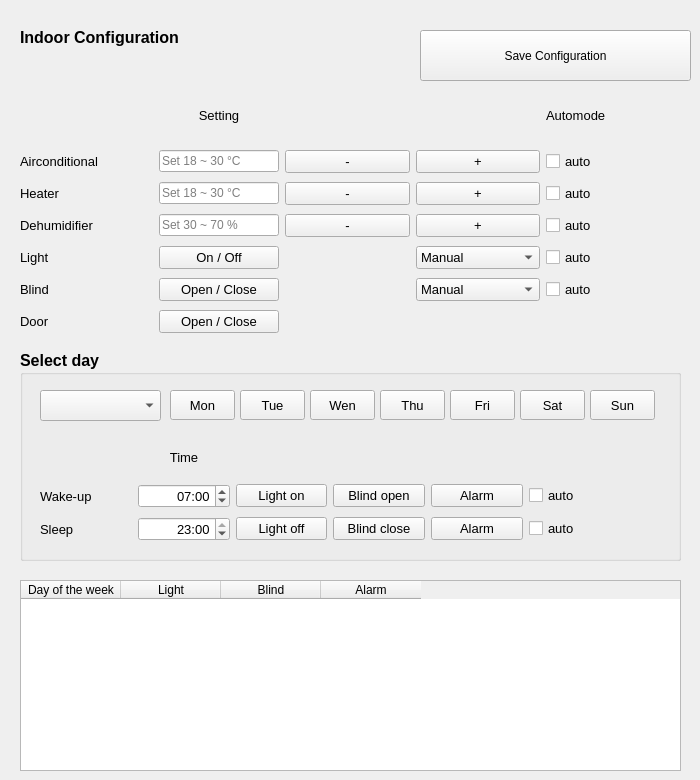
    <widget class="QWidget" name="tab_4">
     <attribute name="title">
      <string>Indoor Config</string>
     </attribute>
     <widget class="QPushButton" name="IndoorBtn_Saveconfig">
      <property name="geometry">
       <rect>
        <x>420</x>
        <y>30</y>
        <width>271</width>
        <height>51</height>
       </rect>
      </property>
      <property name="text">
       <string>Save Configuration</string>
      </property>
     </widget>
     <widget class="QGroupBox" name="groupBox_2">
      <property name="geometry">
       <rect>
        <x>20</x>
        <y>350</y>
        <width>661</width>
        <height>211</height>
       </rect>
      </property>
      <property name="font">
       <font>
        <pointsize>12</pointsize>
        <weight>75</weight>
        <bold>true</bold>
       </font>
      </property>
      <property name="title">
       <string>Select day</string>
      </property>
      <widget class="QComboBox" name="IndoorCombo_Select">
       <property name="geometry">
        <rect>
         <x>20</x>
         <y>40</y>
         <width>121</width>
         <height>31</height>
        </rect>
       </property>
       <property name="font">
        <font>
         <pointsize>10</pointsize>
         <weight>50</weight>
         <bold>false</bold>
        </font>
       </property>
       <item>
        <property name="text">
         <string/>
        </property>
       </item>
       <item>
        <property name="text">
         <string>Weekday</string>
        </property>
       </item>
       <item>
        <property name="text">
         <string>Weekend</string>
        </property>
       </item>
      </widget>
      <widget class="QPushButton" name="IndoorBtn_Mon">
       <property name="geometry">
        <rect>
         <x>150</x>
         <y>40</y>
         <width>65</width>
         <height>30</height>
        </rect>
       </property>
       <property name="font">
        <font>
         <pointsize>10</pointsize>
         <weight>50</weight>
         <bold>false</bold>
        </font>
       </property>
       <property name="text">
        <string>Mon</string>
       </property>
      </widget>
      <widget class="QPushButton" name="IndoorBtn_Tue">
       <property name="geometry">
        <rect>
         <x>220</x>
         <y>40</y>
         <width>65</width>
         <height>30</height>
        </rect>
       </property>
       <property name="font">
        <font>
         <pointsize>10</pointsize>
         <weight>50</weight>
         <bold>false</bold>
        </font>
       </property>
       <property name="text">
        <string>Tue</string>
       </property>
      </widget>
      <widget class="QPushButton" name="IndoorBtn_Wen">
       <property name="geometry">
        <rect>
         <x>290</x>
         <y>40</y>
         <width>65</width>
         <height>30</height>
        </rect>
       </property>
       <property name="font">
        <font>
         <pointsize>10</pointsize>
         <weight>50</weight>
         <bold>false</bold>
        </font>
       </property>
       <property name="text">
        <string>Wen</string>
       </property>
      </widget>
      <widget class="QPushButton" name="IndoorBtn_Sat">
       <property name="geometry">
        <rect>
         <x>500</x>
         <y>40</y>
         <width>65</width>
         <height>30</height>
        </rect>
       </property>
       <property name="font">
        <font>
         <pointsize>10</pointsize>
         <weight>50</weight>
         <bold>false</bold>
        </font>
       </property>
       <property name="text">
        <string>Sat</string>
       </property>
      </widget>
      <widget class="QPushButton" name="IndoorBtn_Fri">
       <property name="geometry">
        <rect>
         <x>430</x>
         <y>40</y>
         <width>65</width>
         <height>30</height>
        </rect>
       </property>
       <property name="font">
        <font>
         <pointsize>10</pointsize>
         <weight>50</weight>
         <bold>false</bold>
        </font>
       </property>
       <property name="text">
        <string>Fri</string>
       </property>
      </widget>
      <widget class="QPushButton" name="IndoorBtn_Thu">
       <property name="geometry">
        <rect>
         <x>360</x>
         <y>40</y>
         <width>65</width>
         <height>30</height>
        </rect>
       </property>
       <property name="font">
        <font>
         <pointsize>10</pointsize>
         <weight>50</weight>
         <bold>false</bold>
        </font>
       </property>
       <property name="text">
        <string>Thu</string>
       </property>
      </widget>
      <widget class="QPushButton" name="IndoorBtn_Sun">
       <property name="geometry">
        <rect>
         <x>570</x>
         <y>40</y>
         <width>65</width>
         <height>30</height>
        </rect>
       </property>
       <property name="font">
        <font>
         <pointsize>10</pointsize>
         <weight>50</weight>
         <bold>false</bold>
        </font>
       </property>
       <property name="text">
        <string>Sun</string>
       </property>
      </widget>
      <widget class="QWidget" name="layoutWidget_2">
       <property name="geometry">
        <rect>
         <x>20</x>
         <y>90</y>
         <width>581</width>
         <height>101</height>
        </rect>
       </property>
       <property name="font">
        <font>
         <pointsize>10</pointsize>
         <weight>75</weight>
         <bold>true</bold>
        </font>
       </property>
       <layout class="QGridLayout" name="gridLayout_5">
        <property name="verticalSpacing">
         <number>9</number>
        </property>
        <item row="3" column="3">
         <widget class="QPushButton" name="IndoorBtn_Wakeup_Light">
          <property name="font">
           <font>
            <pointsize>10</pointsize>
            <weight>50</weight>
            <bold>false</bold>
           </font>
          </property>
          <property name="text">
           <string>Light on</string>
          </property>
         </widget>
        </item>
        <item row="4" column="1">
         <widget class="QTimeEdit" name="IndoorTime_Sleep">
          <property name="font">
           <font>
            <pointsize>10</pointsize>
            <weight>50</weight>
            <bold>false</bold>
           </font>
          </property>
          <property name="alignment">
           <set>Qt::AlignRight|Qt::AlignTrailing|Qt::AlignVCenter</set>
          </property>
          <property name="displayFormat">
           <string>hh:mm</string>
          </property>
          <property name="time">
           <time>
            <hour>23</hour>
            <minute>0</minute>
            <second>0</second>
           </time>
          </property>
         </widget>
        </item>
        <item row="4" column="5">
         <widget class="QPushButton" name="IndoorBtn_Sleep_Alarm">
          <property name="font">
           <font>
            <pointsize>10</pointsize>
            <weight>50</weight>
            <bold>false</bold>
           </font>
          </property>
          <property name="text">
           <string>Alarm</string>
          </property>
         </widget>
        </item>
        <item row="3" column="0">
         <widget class="QLabel" name="label_27">
          <property name="font">
           <font>
            <pointsize>10</pointsize>
            <weight>50</weight>
            <bold>false</bold>
           </font>
          </property>
          <property name="text">
           <string>Wake-up</string>
          </property>
         </widget>
        </item>
        <item row="2" column="1">
         <widget class="QLabel" name="label_39">
          <property name="font">
           <font>
            <pointsize>10</pointsize>
            <weight>50</weight>
            <bold>false</bold>
           </font>
          </property>
          <property name="text">
           <string>Time</string>
          </property>
          <property name="alignment">
           <set>Qt::AlignCenter</set>
          </property>
         </widget>
        </item>
        <item row="3" column="1">
         <widget class="QTimeEdit" name="IndoorTime_Wakeup_2">
          <property name="font">
           <font>
            <pointsize>10</pointsize>
            <weight>50</weight>
            <bold>false</bold>
           </font>
          </property>
          <property name="alignment">
           <set>Qt::AlignRight|Qt::AlignTrailing|Qt::AlignVCenter</set>
          </property>
          <property name="minimumDate">
           <date>
            <year>2001</year>
            <month>1</month>
            <day>1</day>
           </date>
          </property>
          <property name="minimumTime">
           <time>
            <hour>0</hour>
            <minute>0</minute>
            <second>0</second>
           </time>
          </property>
          <property name="displayFormat">
           <string>hh:mm</string>
          </property>
          <property name="calendarPopup">
           <bool>false</bool>
          </property>
          <property name="time">
           <time>
            <hour>7</hour>
            <minute>0</minute>
            <second>0</second>
           </time>
          </property>
         </widget>
        </item>
        <item row="4" column="0">
         <widget class="QLabel" name="label_21">
          <property name="font">
           <font>
            <pointsize>10</pointsize>
            <weight>50</weight>
            <bold>false</bold>
           </font>
          </property>
          <property name="text">
           <string>Sleep</string>
          </property>
         </widget>
        </item>
        <item row="3" column="6">
         <widget class="QCheckBox" name="IndoorCheck_Wakeup_auto">
          <property name="font">
           <font>
            <pointsize>10</pointsize>
            <weight>50</weight>
            <bold>false</bold>
           </font>
          </property>
          <property name="text">
           <string>auto</string>
          </property>
         </widget>
        </item>
        <item row="4" column="4">
         <widget class="QPushButton" name="IndoorBtn_Sleep_Blind">
          <property name="font">
           <font>
            <pointsize>10</pointsize>
            <weight>50</weight>
            <bold>false</bold>
           </font>
          </property>
          <property name="text">
           <string>Blind close</string>
          </property>
         </widget>
        </item>
        <item row="4" column="3">
         <widget class="QPushButton" name="IndoorBtn_Sleep_Light">
          <property name="font">
           <font>
            <pointsize>10</pointsize>
            <weight>50</weight>
            <bold>false</bold>
           </font>
          </property>
          <property name="text">
           <string>Light off</string>
          </property>
         </widget>
        </item>
        <item row="3" column="4">
         <widget class="QPushButton" name="IndoorBtn_Wakeup_Blind">
          <property name="font">
           <font>
            <pointsize>10</pointsize>
            <weight>50</weight>
            <bold>false</bold>
           </font>
          </property>
          <property name="text">
           <string>Blind open</string>
          </property>
         </widget>
        </item>
        <item row="4" column="6">
         <widget class="QCheckBox" name="IndoorCheck_Sleep_auto">
          <property name="font">
           <font>
            <pointsize>10</pointsize>
            <weight>50</weight>
            <bold>false</bold>
           </font>
          </property>
          <property name="text">
           <string>auto</string>
          </property>
         </widget>
        </item>
        <item row="3" column="5">
         <widget class="QPushButton" name="IndoorBtn_Wakeup_Alarm">
          <property name="font">
           <font>
            <pointsize>10</pointsize>
            <weight>50</weight>
            <bold>false</bold>
           </font>
          </property>
          <property name="text">
           <string>Alarm</string>
          </property>
         </widget>
        </item>
       </layout>
      </widget>
     </widget>
     <widget class="QLabel" name="label_72">
      <property name="geometry">
       <rect>
        <x>20</x>
        <y>20</y>
        <width>201</width>
        <height>34</height>
       </rect>
      </property>
      <property name="font">
       <font>
        <pointsize>12</pointsize>
        <weight>75</weight>
        <bold>true</bold>
       </font>
      </property>
      <property name="text">
       <string>Indoor Configuration</string>
      </property>
      <property name="alignment">
       <set>Qt::AlignLeading|Qt::AlignLeft|Qt::AlignVCenter</set>
      </property>
     </widget>
     <widget class="QWidget" name="layoutWidget">
      <property name="geometry">
       <rect>
        <x>20</x>
        <y>90</y>
        <width>651</width>
        <height>243</height>
       </rect>
      </property>
      <layout class="QGridLayout" name="gridLayout_4">
       <property name="verticalSpacing">
        <number>9</number>
       </property>
       <item row="1" column="4">
        <widget class="QPushButton" name="IndoorBtn_AC_increase">
         <property name="minimumSize">
          <size>
           <width>110</width>
           <height>0</height>
          </size>
         </property>
         <property name="font">
          <font>
           <pointsize>10</pointsize>
          </font>
         </property>
         <property name="text">
          <string>+</string>
         </property>
        </widget>
       </item>
       <item row="1" column="0">
        <widget class="QLabel" name="label_7">
         <property name="font">
          <font>
           <pointsize>10</pointsize>
          </font>
         </property>
         <property name="text">
          <string>Airconditional               </string>
         </property>
        </widget>
       </item>
       <item row="5" column="0">
        <widget class="QLabel" name="label_10">
         <property name="font">
          <font>
           <pointsize>10</pointsize>
          </font>
         </property>
         <property name="text">
          <string>Light</string>
         </property>
        </widget>
       </item>
       <item row="4" column="1">
        <widget class="QLineEdit" name="IndoorLine_Dehum">
         <property name="maximumSize">
          <size>
           <width>120</width>
           <height>16777215</height>
          </size>
         </property>
         <property name="text">
          <string/>
         </property>
         <property name="placeholderText">
          <string>Set 30 ~ 70 %</string>
         </property>
        </widget>
       </item>
       <item row="0" column="6">
        <widget class="QLabel" name="label_35">
         <property name="font">
          <font>
           <pointsize>10</pointsize>
          </font>
         </property>
         <property name="text">
          <string>Automode</string>
         </property>
         <property name="alignment">
          <set>Qt::AlignLeading|Qt::AlignLeft|Qt::AlignVCenter</set>
         </property>
        </widget>
       </item>
       <item row="3" column="0">
        <widget class="QLabel" name="label_8">
         <property name="font">
          <font>
           <pointsize>10</pointsize>
          </font>
         </property>
         <property name="text">
          <string>Heater</string>
         </property>
        </widget>
       </item>
       <item row="4" column="4">
        <widget class="QPushButton" name="IndoorBtn_Dehum_increase">
         <property name="minimumSize">
          <size>
           <width>0</width>
           <height>0</height>
          </size>
         </property>
         <property name="font">
          <font>
           <pointsize>10</pointsize>
          </font>
         </property>
         <property name="text">
          <string>+</string>
         </property>
        </widget>
       </item>
       <item row="1" column="6">
        <widget class="QCheckBox" name="IndoorCheck_AC_auto">
         <property name="font">
          <font>
           <pointsize>10</pointsize>
          </font>
         </property>
         <property name="layoutDirection">
          <enum>Qt::LeftToRight</enum>
         </property>
         <property name="text">
          <string>auto</string>
         </property>
        </widget>
       </item>
       <item row="5" column="6">
        <widget class="QCheckBox" name="IndoorCheck_Light_auto">
         <property name="font">
          <font>
           <pointsize>10</pointsize>
          </font>
         </property>
         <property name="text">
          <string>auto</string>
         </property>
        </widget>
       </item>
       <item row="0" column="1">
        <widget class="QLabel" name="label_34">
         <property name="font">
          <font>
           <pointsize>10</pointsize>
          </font>
         </property>
         <property name="text">
          <string>Setting</string>
         </property>
         <property name="alignment">
          <set>Qt::AlignCenter</set>
         </property>
        </widget>
       </item>
       <item row="6" column="0">
        <widget class="QLabel" name="label_11">
         <property name="font">
          <font>
           <pointsize>10</pointsize>
          </font>
         </property>
         <property name="text">
          <string>Blind</string>
         </property>
        </widget>
       </item>
       <item row="3" column="3">
        <widget class="QPushButton" name="IndoorBtn_Heater_decrease">
         <property name="font">
          <font>
           <pointsize>10</pointsize>
          </font>
         </property>
         <property name="text">
          <string>-</string>
         </property>
        </widget>
       </item>
       <item row="6" column="6">
        <widget class="QCheckBox" name="IndoorCheck_Blind_auto">
         <property name="font">
          <font>
           <pointsize>10</pointsize>
          </font>
         </property>
         <property name="text">
          <string>auto</string>
         </property>
        </widget>
       </item>
       <item row="1" column="1">
        <widget class="QLineEdit" name="IndoorLine_AC">
         <property name="maximumSize">
          <size>
           <width>120</width>
           <height>16777215</height>
          </size>
         </property>
         <property name="placeholderText">
          <string>Set 18 ~ 30 °C</string>
         </property>
        </widget>
       </item>
       <item row="4" column="3">
        <widget class="QPushButton" name="IndoorBtn_Dehum_decrease">
         <property name="font">
          <font>
           <pointsize>10</pointsize>
          </font>
         </property>
         <property name="text">
          <string>-</string>
         </property>
        </widget>
       </item>
       <item row="3" column="4">
        <widget class="QPushButton" name="IndoorBtn_Heater_increase">
         <property name="minimumSize">
          <size>
           <width>110</width>
           <height>0</height>
          </size>
         </property>
         <property name="font">
          <font>
           <pointsize>10</pointsize>
          </font>
         </property>
         <property name="text">
          <string>+</string>
         </property>
        </widget>
       </item>
       <item row="4" column="0">
        <widget class="QLabel" name="label_9">
         <property name="font">
          <font>
           <pointsize>10</pointsize>
          </font>
         </property>
         <property name="text">
          <string>Dehumidifier</string>
         </property>
        </widget>
       </item>
       <item row="3" column="1">
        <widget class="QLineEdit" name="IndoorLine_Heater">
         <property name="maximumSize">
          <size>
           <width>120</width>
           <height>16777215</height>
          </size>
         </property>
         <property name="placeholderText">
          <string>Set 18 ~ 30 °C</string>
         </property>
        </widget>
       </item>
       <item row="1" column="3">
        <widget class="QPushButton" name="IndoorBtn_AC_decrease">
         <property name="font">
          <font>
           <pointsize>10</pointsize>
          </font>
         </property>
         <property name="text">
          <string>-</string>
         </property>
        </widget>
       </item>
       <item row="4" column="6">
        <widget class="QCheckBox" name="IndoorCheck_Dehum_auto">
         <property name="font">
          <font>
           <pointsize>10</pointsize>
          </font>
         </property>
         <property name="layoutDirection">
          <enum>Qt::LeftToRight</enum>
         </property>
         <property name="text">
          <string>auto</string>
         </property>
        </widget>
       </item>
       <item row="3" column="6">
        <widget class="QCheckBox" name="IndoorCheck_Heater_auto">
         <property name="font">
          <font>
           <pointsize>10</pointsize>
          </font>
         </property>
         <property name="text">
          <string>auto</string>
         </property>
        </widget>
       </item>
       <item row="7" column="0">
        <widget class="QLabel" name="label_13">
         <property name="font">
          <font>
           <pointsize>10</pointsize>
          </font>
         </property>
         <property name="text">
          <string>Door</string>
         </property>
        </widget>
       </item>
       <item row="6" column="1">
        <widget class="QPushButton" name="IndoorBtn_Blind_toggle">
         <property name="font">
          <font>
           <pointsize>10</pointsize>
           <weight>50</weight>
           <bold>false</bold>
          </font>
         </property>
         <property name="text">
          <string>Open / Close</string>
         </property>
        </widget>
       </item>
       <item row="7" column="1">
        <widget class="QPushButton" name="IndoorBtn_Door_toggle">
         <property name="font">
          <font>
           <pointsize>10</pointsize>
           <weight>50</weight>
           <bold>false</bold>
          </font>
         </property>
         <property name="text">
          <string>Open / Close</string>
         </property>
        </widget>
       </item>
       <item row="6" column="4">
        <widget class="QComboBox" name="IndoorCombo_Blind">
         <property name="font">
          <font>
           <pointsize>10</pointsize>
          </font>
         </property>
         <item>
          <property name="text">
           <string>Manual</string>
          </property>
         </item>
         <item>
          <property name="text">
           <string>LightMode</string>
          </property>
         </item>
         <item>
          <property name="text">
           <string>DarkMode</string>
          </property>
         </item>
        </widget>
       </item>
       <item row="5" column="4">
        <widget class="QComboBox" name="IndoorCombo_Light">
         <property name="font">
          <font>
           <pointsize>10</pointsize>
          </font>
         </property>
         <item>
          <property name="text">
           <string>Manual</string>
          </property>
         </item>
         <item>
          <property name="text">
           <string>LightMode</string>
          </property>
         </item>
         <item>
          <property name="text">
           <string>DarkMode</string>
          </property>
         </item>
        </widget>
       </item>
       <item row="5" column="1">
        <widget class="QPushButton" name="IndoorBtn_Blind_toggle_2">
         <property name="font">
          <font>
           <pointsize>10</pointsize>
           <weight>50</weight>
           <bold>false</bold>
          </font>
         </property>
         <property name="text">
          <string>On / Off</string>
         </property>
        </widget>
       </item>
      </layout>
     </widget>
     <widget class="QTableWidget" name="Alarm_tableWidget">
      <property name="geometry">
       <rect>
        <x>20</x>
        <y>580</y>
        <width>661</width>
        <height>191</height>
       </rect>
      </property>
      <column>
       <property name="text">
        <string>Day of the week</string>
       </property>
      </column>
      <column>
       <property name="text">
        <string>Light</string>
       </property>
      </column>
      <column>
       <property name="text">
        <string>Blind</string>
       </property>
      </column>
      <column>
       <property name="text">
        <string>Alarm</string>
       </property>
      </column>
     </widget>
    </widget>
